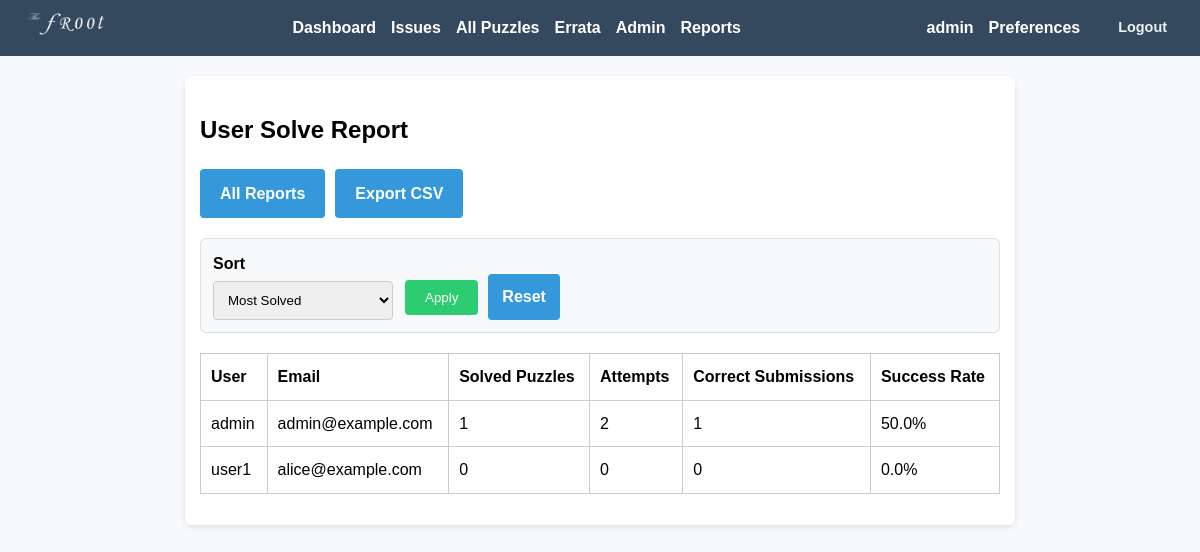
/admin/reports/users (signed in), run on the app's committed database.
### app/models.py (models this page shows, shortened)
class User(UserMixin, db.Model):
    id = db.Column(db.Integer, primary_key=True)
    username = db.Column(db.String(150), unique=True, nullable=False)
    email = db.Column(db.String(150), unique=True, nullable=False)
    display_name = db.Column(db.String(150), nullable=True)
    password_hash = db.Column(db.String(200), nullable=False)
    is_admin = db.Column(db.Boolean, default=False)
    email_notifications = db.Column(db.Boolean, default=True)
    notify_new_issues = db.Column(db.Boolean, default=True)
    notify_new_hints = db.Column(db.Boolean, default=True)
    submissions = db.relationship('Submission', backref='user', lazy=True)

### app/routes.py (the view)
@admin_bp.route('/reports/users')
@login_required
@admin_required
def report_users():
    selected_sort = request.args.get('sort', 'most_solved')
    user_rows = get_user_report_rows(sort=selected_sort)
    return render_template(
        'admin_report_users.html',
        user_rows=user_rows,
        selected_sort=selected_sort,
    )

### app/admin_utils.py (called while the page is built)
def admin_required(f):
    @wraps(f)
    def decorated_function(*args, **kwargs):
        if not current_user.is_authenticated or not current_user.is_admin:
            abort(403)
        return f(*args, **kwargs)
    return decorated_function

### app/reporting.py (called while the page is built)
def _safe_percentage(numerator, denominator):
    if denominator <= 0:
        return 0.0
    return (numerator / denominator) * 100

### app/templates/admin_report_users.html (shortened to what this page needs)
{% extends "base.html" %}
{% block content %}
<h2>User Solve Report</h2>
<div class="admin-header">
    <a href="{{ url_for('admin.reports_index') }}" class="action-btn">All Reports</a>
    <a href="{{ url_for('admin.report_users_export', sort=selected_sort) }}" class="action-btn">Export CSV</a>
</div>
<form method="get" class="report-filters">
    <div class="filter-group">
        <label for="sort">Sort</label>
        <select id="sort" name="sort">
            <option value="most_solved" {% if selected_sort == 'most_solved' %}selected{% endif %}>Most Solved</option>
        </select>
    </div>
    <div class="filter-actions">
        <button type="submit">Apply</button>
        <a href="{{ url_for('admin.report_users') }}" class="action-btn">Reset</a>
    </div>
</form>
<table>
    <tr>
        <th>User</th>
        <th>Email</th>
        <th>Solved Puzzles</th>
        <th>Attempts</th>
        <th>Correct Submissions</th>
        <th>Success Rate</th>
    </tr>
    {% for row in user_rows %}
    <tr>
        <td>{{ row.username }}</td>
        <td>{{ row.email }}</td>
        <td>{{ row.solved_puzzles }}</td>
        <td>{{ row.attempt_count }}</td>
        <td>{{ row.correct_submission_count }}</td>
        <td>{{ "%.1f"|format(row.success_rate) }}%</td>
    </tr>
    {% endfor %}
</table>
{% endblock %}

### app/templates/base.html (shortened to what this page needs)
<!DOCTYPE html>
<html>
<head>
    <link rel="stylesheet" href="{{ url_for('static', filename='style.css') }}">
</head>
<body>
  <nav>
    <div class="nav-content">
      <div class="nav-logo">
        <img src="{{ url_for('static', filename='img/logo.png') }}" alt="Logo">
      </div>
      <div class="nav-links">
        {% if current_user.is_authenticated %}
            <a href="{{ url_for('puzzle.user_dashboard') }}">Dashboard</a>
            <a href="{{ url_for('puzzle.list_issues') }}">Issues</a>
            <a href="{{ url_for('puzzle.list_puzzles') }}">All Puzzles</a>
            <a href="{{ url_for('puzzle.errata_list') }}">Errata</a>
            {% if current_user.is_admin %}
                <a href="{{ url_for('admin.dashboard') }}">Admin</a>
                <a href="{{ url_for('admin.reports_index') }}">Reports</a>
            {% endif %}
        {% else %}
            <a href="{{ url_for('main.index') }}">Home</a>
            <a href="{{ url_for('puzzle.errata_list') }}">Errata</a>
            <a href="{{ url_for('auth.login') }}">Login</a>
            <a href="{{ url_for('auth.register') }}">Register</a>
        {% endif %}
      </div>
      {% if current_user.is_authenticated %}
        <div class="user-profile">
          <div class="user-info">
            <span class="user-name">{{ current_user.username }}</span>
            <a href="{{ url_for('auth.preferences') }}" class="preferences-link">Preferences</a>
            <a href="{{ url_for('auth.logout') }}" class="logout-link">Logout</a>
          </div>
        </div>
      {% endif %}
    </div>
</nav>
  <div class="container">
        {% block content %}{% endblock %}
    </div>
</body>
</html>

### app/static/style.css (style rules this page uses)
body { font-family: Arial, sans-serif; background-color: #f7f9fc; margin: 0; padding: 0; line-height: 1.6; }
nav { background-color: #34495e; padding: 10px; color: white; }
.nav-content { display: flex; justify-content: space-between; align-items: center; gap: 20px; }
.nav-links { display: flex; align-items: center; }
nav a { color: white; margin-right: 15px; text-decoration: none; font-weight: bold; }
.nav-logo img { height: 28px; width: auto; }
.user-profile { display: flex; align-items: center; }
.user-info { display: flex; align-items: center; gap: 15px; }
.user-name { color: white; font-weight: bold; }
.logout-link { color: #ecf0f1; text-decoration: none; font-size: 0.9em; padding: 4px 8px; border-radius: 4px; transition: background-color 0.3s ease; }
.container { max-width: 800px; margin: 20px auto; padding: 15px; background-color: white; border-radius: 6px; box-shadow: 0 2px 5px rgba(0, 0, 0, 0.1); }
table { width: 100%; border-collapse: collapse; margin: 1em 0; }
table, th, td { border: 1px solid #ccc; }
th, td { padding: 10px; text-align: left; }
form input[type="text"], form textarea, form input[type="email"], form input[type="password"], form select { width: 100%; padding: 10px; margin-bottom: 10px; border: 1px solid #ccc; border-radius: 4px; }
form input[type="submit"], form button { padding: 10px 20px; background-color: #2ecc71; color: white; border: none; border-radius: 4px; cursor: pointer; }
.action-btn { display: inline-block; padding: 12px 20px; background-color: #3498db; color: white; text-decoration: none; border-radius: 4px; text-align: center; font-weight: bold; transition: background-color 0.3s; }
.admin-header { margin-bottom: 20px; display: flex; gap: 10px; align-items: center; }
.report-filters { display: flex; flex-wrap: wrap; gap: 12px; align-items: end; margin: 15px 0 20px 0; padding: 12px; border: 1px solid #dcdfe3; border-radius: 6px; background: #f8f9fa; }
.filter-group { display: flex; flex-direction: column; min-width: 180px; }
.filter-group label { font-weight: 600; margin-bottom: 4px; }
.filter-group select { margin-bottom: 0; }
.filter-actions { display: flex; gap: 10px; align-items: center; }
.filter-actions .action-btn { padding: 10px 14px; }

### data on the page
User: username "admin", email "admin@example.com", solved_puzzles "1", attempt_count "2", correct_submission_count "1", success_rate "50.0"
User: username "user1", email "alice@example.com", solved_puzzles "0", attempt_count "0", correct_submission_count "0", success_rate "0.0"
